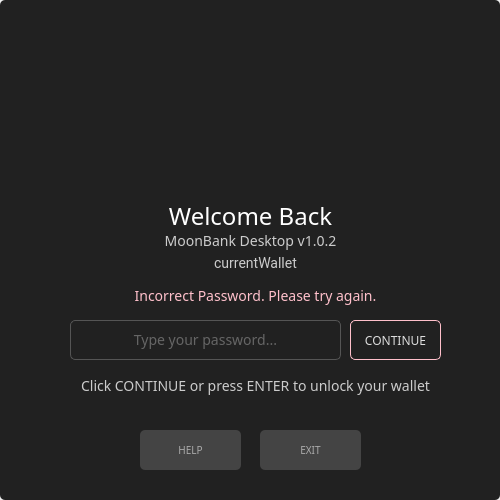
<?xml version="1.0" encoding="UTF-8"?>
<ui version="4.0">
 <class>MainPasswordDialog</class>
 <widget class="QDialog" name="MainPasswordDialog">
  <property name="geometry">
   <rect>
    <x>0</x>
    <y>0</y>
    <width>500</width>
    <height>500</height>
   </rect>
  </property>
  <property name="sizePolicy">
   <sizepolicy hsizetype="Preferred" vsizetype="Preferred">
    <horstretch>0</horstretch>
    <verstretch>0</verstretch>
   </sizepolicy>
  </property>
  <property name="minimumSize">
   <size>
    <width>500</width>
    <height>500</height>
   </size>
  </property>
  <property name="maximumSize">
   <size>
    <width>500</width>
    <height>500</height>
   </size>
  </property>
  <property name="font">
   <font>
    <family>Poppins</family>
    <pointsize>10</pointsize>
   </font>
  </property>
  <property name="windowTitle">
   <string>Enter password</string>
  </property>
  <property name="styleSheet">
   <string notr="true"/>
  </property>
  <layout class="QGridLayout" name="gridLayout">
   <property name="leftMargin">
    <number>0</number>
   </property>
   <property name="topMargin">
    <number>0</number>
   </property>
   <property name="rightMargin">
    <number>0</number>
   </property>
   <property name="bottomMargin">
    <number>0</number>
   </property>
   <item row="0" column="0">
    <widget class="QGroupBox" name="passwordBox">
     <property name="minimumSize">
      <size>
       <width>500</width>
       <height>500</height>
      </size>
     </property>
     <property name="maximumSize">
      <size>
       <width>500</width>
       <height>500</height>
      </size>
     </property>
     <property name="autoFillBackground">
      <bool>false</bool>
     </property>
     <property name="styleSheet">
      <string notr="true">background-color: #212121; 
border-radius: 5px;
</string>
     </property>
     <property name="title">
      <string/>
     </property>
     <widget class="QLineEdit" name="m_passwordEdit">
      <property name="geometry">
       <rect>
        <x>70</x>
        <y>320</y>
        <width>271</width>
        <height>40</height>
       </rect>
      </property>
      <property name="sizePolicy">
       <sizepolicy hsizetype="Expanding" vsizetype="Fixed">
        <horstretch>0</horstretch>
        <verstretch>0</verstretch>
       </sizepolicy>
      </property>
      <property name="minimumSize">
       <size>
        <width>0</width>
        <height>25</height>
       </size>
      </property>
      <property name="font">
       <font>
        <family>Poppins</family>
        <pointsize>-1</pointsize>
       </font>
      </property>
      <property name="styleSheet">
       <string notr="true">padding: 3px; border: 1px solid #555; border-radius: 5px;   color: #aaa; font-size: 14px;</string>
      </property>
      <property name="text">
       <string/>
      </property>
      <property name="frame">
       <bool>false</bool>
      </property>
      <property name="echoMode">
       <enum>QLineEdit::Password</enum>
      </property>
      <property name="alignment">
       <set>Qt::AlignCenter</set>
      </property>
      <property name="placeholderText">
       <string>Type your password...</string>
      </property>
     </widget>
     <widget class="QPushButton" name="m_okButton">
      <property name="enabled">
       <bool>true</bool>
      </property>
      <property name="geometry">
       <rect>
        <x>350</x>
        <y>320</y>
        <width>91</width>
        <height>40</height>
       </rect>
      </property>
      <property name="minimumSize">
       <size>
        <width>75</width>
        <height>25</height>
       </size>
      </property>
      <property name="font">
       <font>
        <family>Poppins</family>
       </font>
      </property>
      <property name="styleSheet">
       <string notr="true">QPushButton
{
    color: #ddd; 
    border: 1px solid pink;
    border-radius: 5px; 
}

QPushButton:hover
{
    color:#FFD700;
    border: 1px solid pink;
    
    border-radius: 5px;
    
}</string>
      </property>
      <property name="text">
       <string>CONTINUE</string>
      </property>
      <property name="default">
       <bool>true</bool>
      </property>
     </widget>
     <widget class="QLabel" name="m_errorLabel">
      <property name="geometry">
       <rect>
        <x>70</x>
        <y>280</y>
        <width>371</width>
        <height>31</height>
       </rect>
      </property>
      <property name="minimumSize">
       <size>
        <width>122</width>
        <height>0</height>
       </size>
      </property>
      <property name="font">
       <font>
        <family>Poppins</family>
        <pointsize>-1</pointsize>
       </font>
      </property>
      <property name="styleSheet">
       <string notr="true">color: pink; font-size: 14px; border: none;</string>
      </property>
      <property name="text">
       <string>Incorrect Password. Please try again.</string>
      </property>
      <property name="alignment">
       <set>Qt::AlignCenter</set>
      </property>
     </widget>
     <widget class="QLabel" name="m_title">
      <property name="geometry">
       <rect>
        <x>60</x>
        <y>200</y>
        <width>381</width>
        <height>31</height>
       </rect>
      </property>
      <property name="font">
       <font>
        <family>Poppins</family>
        <pointsize>-1</pointsize>
       </font>
      </property>
      <property name="styleSheet">
       <string notr="true">color: #fff;
border-right: 0px;
font-size: 24px;</string>
      </property>
      <property name="text">
       <string>Welcome Back</string>
      </property>
      <property name="alignment">
       <set>Qt::AlignCenter</set>
      </property>
     </widget>
     <widget class="QLabel" name="m_currentWalletTitle">
      <property name="geometry">
       <rect>
        <x>70</x>
        <y>250</y>
        <width>371</width>
        <height>26</height>
       </rect>
      </property>
      <property name="font">
       <font>
        <family>Roboto</family>
        <pointsize>-1</pointsize>
       </font>
      </property>
      <property name="styleSheet">
       <string notr="true">color: #ccc;
        border-right: 0px;
         border: 0px;
font-size: 14px;</string>
      </property>
      <property name="text">
       <string>currentWallet</string>
      </property>
      <property name="alignment">
       <set>Qt::AlignCenter</set>
      </property>
     </widget>
     <widget class="QLabel" name="m_instructions">
      <property name="geometry">
       <rect>
        <x>70</x>
        <y>370</y>
        <width>371</width>
        <height>31</height>
       </rect>
      </property>
      <property name="minimumSize">
       <size>
        <width>122</width>
        <height>0</height>
       </size>
      </property>
      <property name="font">
       <font>
        <family>Poppins</family>
        <pointsize>-1</pointsize>
       </font>
      </property>
      <property name="styleSheet">
       <string notr="true">color: #ccc; font-size: 14px; border: none;</string>
      </property>
      <property name="text">
       <string>Click CONTINUE or press ENTER to unlock your wallet</string>
      </property>
      <property name="alignment">
       <set>Qt::AlignCenter</set>
      </property>
     </widget>
     <widget class="QLabel" name="m_version">
      <property name="geometry">
       <rect>
        <x>60</x>
        <y>230</y>
        <width>381</width>
        <height>21</height>
       </rect>
      </property>
      <property name="font">
       <font>
        <family>Poppins</family>
        <pointsize>-1</pointsize>
       </font>
      </property>
      <property name="styleSheet">
       <string notr="true">color: #ccc;
border-right: 0px;
font-size: 14px;</string>
      </property>
      <property name="text">
       <string>MoonBank Desktop v1.0.2</string>
      </property>
      <property name="alignment">
       <set>Qt::AlignCenter</set>
      </property>
     </widget>
     <widget class="QPushButton" name="m_helpButton">
      <property name="enabled">
       <bool>true</bool>
      </property>
      <property name="geometry">
       <rect>
        <x>140</x>
        <y>430</y>
        <width>101</width>
        <height>40</height>
       </rect>
      </property>
      <property name="minimumSize">
       <size>
        <width>75</width>
        <height>25</height>
       </size>
      </property>
      <property name="font">
       <font>
        <family>Poppins</family>
        <pointsize>-1</pointsize>
       </font>
      </property>
      <property name="styleSheet">
       <string notr="true">QPushButton {
padding: 3px; background-color: #444; border-radius: 5px;   color: #aaa; font-size: 10px;
}
QPushButton:hover {
color: pink
}</string>
      </property>
      <property name="text">
       <string>HELP</string>
      </property>
      <property name="autoDefault">
       <bool>false</bool>
      </property>
      <property name="default">
       <bool>false</bool>
      </property>
     </widget>
     <widget class="QPushButton" name="m_quitButton">
      <property name="enabled">
       <bool>true</bool>
      </property>
      <property name="geometry">
       <rect>
        <x>260</x>
        <y>430</y>
        <width>101</width>
        <height>40</height>
       </rect>
      </property>
      <property name="minimumSize">
       <size>
        <width>75</width>
        <height>25</height>
       </size>
      </property>
      <property name="font">
       <font>
        <family>Poppins</family>
        <pointsize>-1</pointsize>
       </font>
      </property>
      <property name="styleSheet">
       <string notr="true">QPushButton {
padding: 3px; background-color: #444; border-radius: 5px;   color: #aaa; font-size: 10px;
}
QPushButton:hover {
color: pink
}</string>
      </property>
      <property name="text">
       <string>EXIT</string>
      </property>
      <property name="autoDefault">
       <bool>false</bool>
      </property>
      <property name="default">
       <bool>false</bool>
      </property>
     </widget>
     <widget class="QLabel" name="label">
      <property name="geometry">
       <rect>
        <x>170</x>
        <y>20</y>
        <width>171</width>
        <height>171</height>
       </rect>
      </property>
      <property name="styleSheet">
       <string notr="true">border: none;
padding: 20px;</string>
      </property>
      <property name="text">
       <string/>
      </property>
      <property name="pixmap">
       <pixmap resource="../../resources.qrc">:/images/moonbank-logo</pixmap>
      </property>
      <property name="scaledContents">
       <bool>true</bool>
      </property>
     </widget>
    </widget>
   </item>
  </layout>
 </widget>
 <resources>
  <include location="../../resources.qrc"/>
 </resources>
 <connections>
  <connection>
   <sender>m_okButton</sender>
   <signal>clicked()</signal>
   <receiver>MainPasswordDialog</receiver>
   <slot>accept()</slot>
   <hints>
    <hint type="sourcelabel">
     <x>142</x>
     <y>100</y>
    </hint>
    <hint type="destinationlabel">
     <x>158</x>
     <y>68</y>
    </hint>
   </hints>
  </connection>
  <connection>
   <sender>m_helpButton</sender>
   <signal>clicked()</signal>
   <receiver>MainPasswordDialog</receiver>
   <slot>helpClicked()</slot>
   <hints>
    <hint type="sourcelabel">
     <x>190</x>
     <y>449</y>
    </hint>
    <hint type="destinationlabel">
     <x>249</x>
     <y>249</y>
    </hint>
   </hints>
  </connection>
  <connection>
   <sender>m_quitButton</sender>
   <signal>clicked()</signal>
   <receiver>MainPasswordDialog</receiver>
   <slot>quitClicked()</slot>
   <hints>
    <hint type="sourcelabel">
     <x>310</x>
     <y>449</y>
    </hint>
    <hint type="destinationlabel">
     <x>249</x>
     <y>249</y>
    </hint>
   </hints>
  </connection>
 </connections>
 <slots>
  <slot>quitClicked()</slot>
  <slot>helpClicked()</slot>
 </slots>
</ui>
